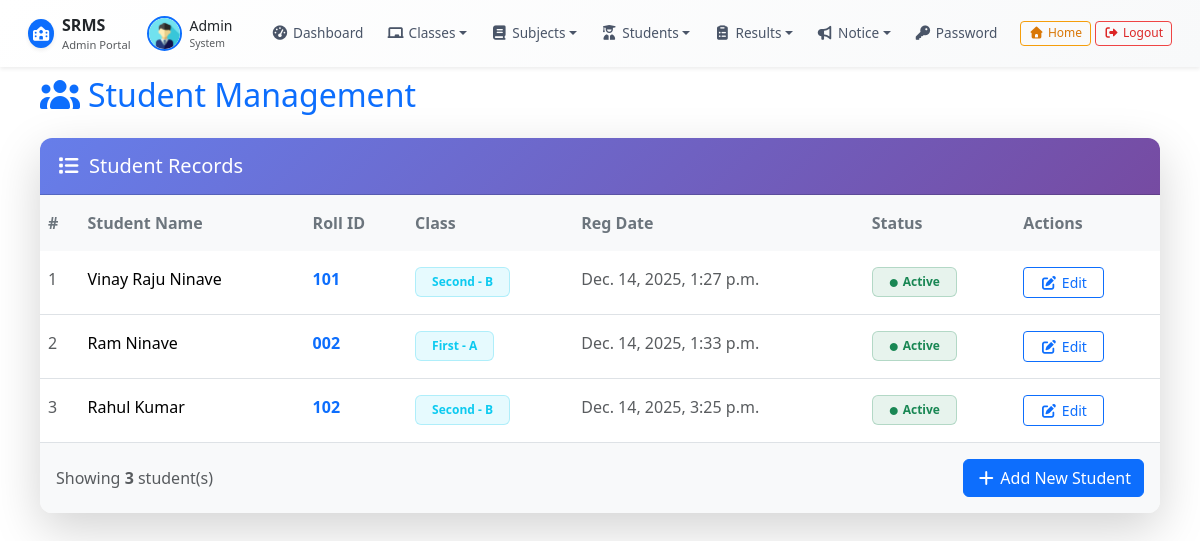
The app's page /manage_student/ (signed in) with its own data.
### resultapp/models.py (models this page shows, shortened)
class Student(models.Model):
    GENDER_CHOICES = (
        ('Male', 'Male'),
        ('Female', 'Female'),
    )
    name = models.CharField(max_length=50)
    roll_id = models.CharField(max_length=50)
    email = models.EmailField(max_length=100)
    gender = models.CharField(max_length=10, choices=GENDER_CHOICES)
    dob = models.DateField()
    student_class = models.ForeignKey(
        Class, null=True, on_delete=models.SET_NULL
    )
    reg_date = models.DateTimeField(auto_now_add=True)
    status = models.IntegerField(default=1)

class Class(models.Model):
    name = models.CharField(max_length=50)
    numeric = models.IntegerField()
    section = models.CharField(max_length=20)
    creation_date = models.DateTimeField(auto_now_add=True)
    updation_date = models.DateTimeField(auto_now=True)
    def __str__(self):
        return f"{self.name} - {self.section}"

### resultapp/views.py (the view)
# urls.py: path('manage_student/', manage_student, name='manage_student'),
@login_required
def manage_student(request):
    student=Student.objects.all()
    return render(request,'manage_student.html',locals())

### resultapp/templates/manage_student.html (shortened to what this page needs)
{% extends "admin_base.html" %}
{% load static %}
{% block content %}
<div class="container-fluid px-4">
    <h2 class="mb-4 text-primary"><i class="fas fa-users me-2"></i>Student Management</h2>
    <div class="card border-0 shadow-lg">
        <div class="card-header bg-gradient-primary text-white py-3">
            <h5 class="mb-0"><i class="fas fa-list me-2"></i>Student Records</h5>
        </div>
        <div class="card-body p-0">
            <div class="table-responsive">
                <table class="table table-hover mb-0">
                    <thead class="table-light">
                        <tr>
                            <th class="text-secondary border-0 py-3">#</th>
                            <th class="text-secondary border-0 py-3">Student Name</th>
                            <th class="text-secondary border-0 py-3">Roll ID</th>
                            <th class="text-secondary border-0 py-3">Class</th>
                            <th class="text-secondary border-0 py-3">Reg Date</th>
                            <th class="text-secondary border-0 py-3">Status</th>
                            <th class="text-secondary border-0 py-3">Actions</th>
                        </tr>
                    </thead>
                    <tbody>
                        {% for i in student %}
                        <tr class="border-bottom">
                            <td class="py-3 text-muted">{{forloop.counter}}</td>
                            <td class="py-3 fw-medium">{{i.name}}</td>
                            <td class="py-3 text-primary fw-bold">{{i.roll_id}}</td>
                            <td class="py-3">
                                <span class="badge bg-info bg-opacity-10 text-info border border-info border-opacity-25 px-3 py-2">
                                    {{i.student_class}}
                                </span>
                            </td>
                            <td class="py-3 text-muted">{{i.reg_date}}</td>
                            <td class="py-3">
                                {% if i.status == 1 %}
                                <span class="badge bg-success bg-opacity-10 text-success border border-success border-opacity-25 px-3 py-2">
                                    <i class="fas fa-circle me-1" style="font-size: 8px"></i>Active
                                </span>
                                {% else %}
                                <span class="badge bg-danger bg-opacity-10 text-danger border border-danger border-opacity-25 px-3 py-2">
                                    <i class="fas fa-circle me-1" style="font-size: 8px"></i>Inactive
                                </span>
                                {% endif %}
                            </td>
                            <td class="py-3">
                                <div class="d-flex gap-2">
                                    <a href="{% url 'edit_student' i.id %}" class="btn btn-outline-primary btn-sm px-3">
                                        <i class="fas fa-edit me-1"></i>Edit
                                    </a>
                                </div>
                            </td>
                        </tr>
                        {% endfor %}
                    </tbody>
                </table>
            </div>
        </div>
        <div class="card-footer bg-light border-0 py-3">
            <div class="d-flex justify-content-between align-items-center">
                <div class="text-muted">
                    Showing <strong>{{ student|length }}</strong> student(s)
                </div>
                <div>
                    <a href="/add_student">
                    <button class="btn btn-primary">
                        <i class="fas fa-plus me-1"></i>Add New Student
                    </button>
                </a>
                </div>
            </div>
        </div>
    </div>
</div>
{% endblock %}

### resultapp/templates/manage_student.html (style rules this page uses)
.bg-gradient-primary { background: linear-gradient(135deg, #667eea 0%, #764ba2 100%); }
.card { border-radius: 12px; overflow: hidden; }

### records on screen
Student: name "Vinay Raju Ninave", roll_id "101", student_class "Second - B", reg_date "Dec. 14, 2025, 1:27 p.m.", status 1 (drawn)
Student: name "Ram Ninave", roll_id "002", student_class "First - A", reg_date "Dec. 14, 2025, 1:33 p.m.", status 1 (drawn)
Student: name "Rahul Kumar", roll_id "102", student_class "Second - B", reg_date "Dec. 14, 2025, 3:25 p.m.", status 1 (drawn)

### other values on screen
{{ student|length }} "3"
